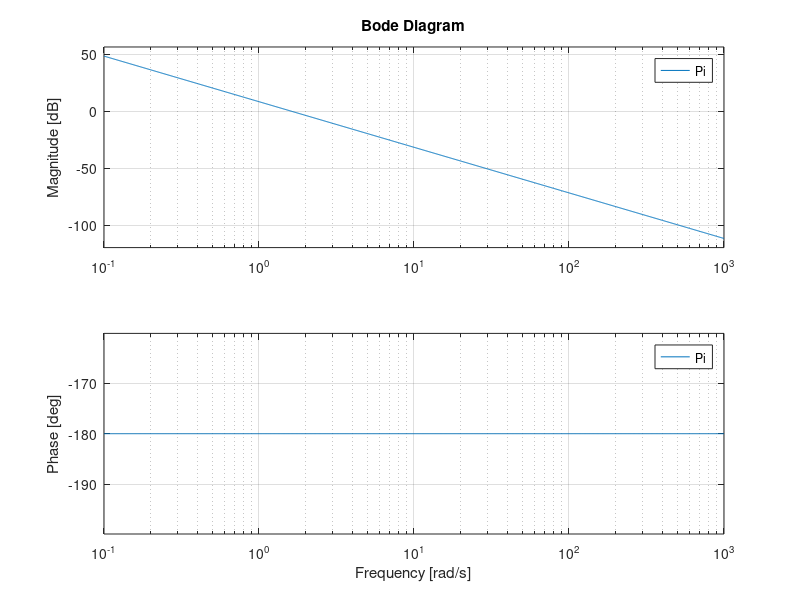
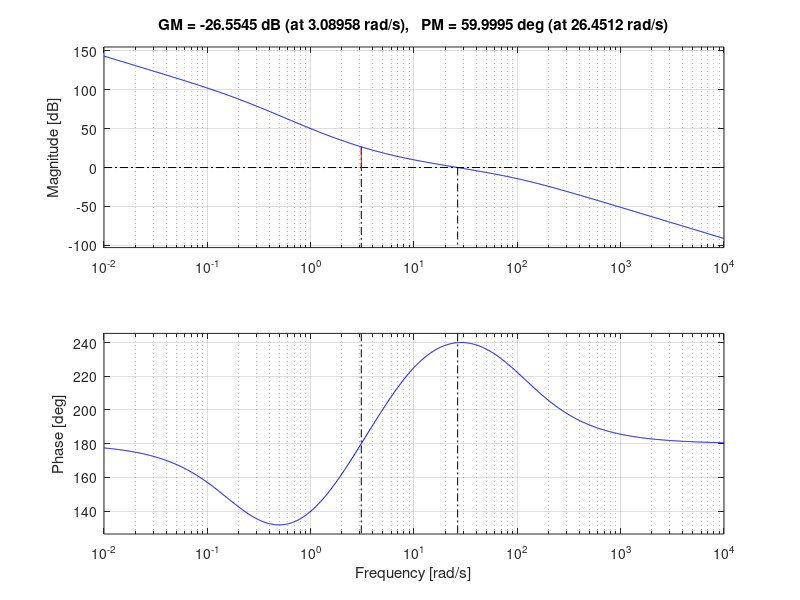
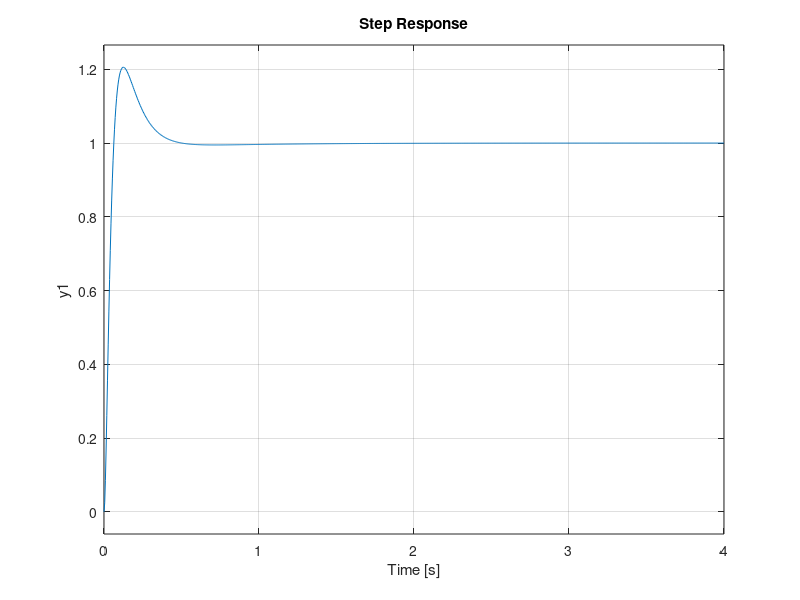
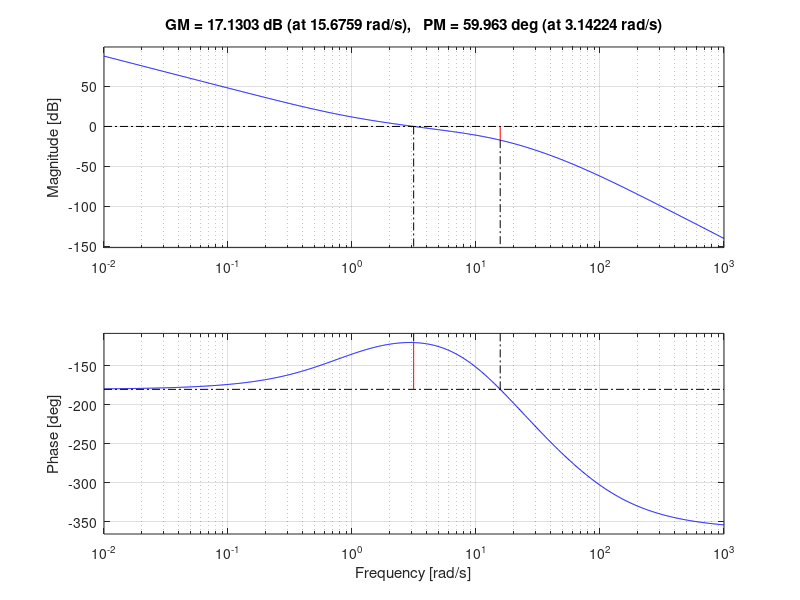

Source code (MATLAB) for these figures, in order:
% Inner Loop
l = 0.5;
c1 = 5.303867403314917;

Pi = tf(c1*l,[1 0 0]);

figure(1),clf;
bode(Pi)

% add lead

w_lead = 25; % rad/s
M = (1+sin(63.4*pi/180))/(1-sin(63.4*pi/180));
z = w_lead/sqrt(M);
p = w_lead*sqrt(M);

C = tf([1/z 1],[1/p 1]);

% figure(2); clf;
% bode(C*Pi)
% margin(C*Pi)
% 
% figure(3),clf;
% hold on
% bodemag(C*Pi)
% plot([10^-6 1 1],[311.5 311.5 10^-6],'k')
% plot([1000 1000 100000],[100000 .0032 .0032],'r')
% hold off
% xlim([10^-3 10^4])

K = 1 /.0169;
C = K*C;

% figure(2); clf;
% bode(C*Pi)
% margin(C*Pi)
% 
% figure(3),clf;
% hold on
% bodemag(C*Pi)
% plot([10^-6 1 1],[311.5 311.5 10^-6],'k')
% plot([1000 1000 100000],[100000 .0032 .0032],'r')
% hold off
% xlim([10^-3 10^4])

% add lag
M_lag = 9;
z_lag = 1.75;
p_lag = z_lag/M_lag;

C_lag = tf(M_lag*[1/z_lag 1],[1/p_lag 1]);

C = C_lag*C;

figure(2); clf;
hold on
plot([10^-6 1 1],[311.5 311.5 10^-6],'k')
plot([1000 1000 100000],[100000 .0032 .0032],'r')
bode(C*Pi)
margin(C*Pi)
hold off

% figure(3),clf;
% hold on
% bodemag(C*Pi)
% plot([10^-6 1 1],[311.5 311.5 10^-6],'k')
% plot([1000 1000 100000],[100000 .0032 .0032],'r')
% hold off
% xlim([10^-3 10^4])

[m,p] = bode(C*Pi,1000);

sysOL = C*Pi;
sysCL = feedback(C*Pi,1);

figure(4),clf;
step(sysCL)

C
Ci_d = c2d(C,.01,'tustin')

% Outer Loop

Po = tf(-9.81,[1 0 0])*sysCL;

% figure(5),clf;
% hold on
% plot([10^-6 .1 .1],[100 100 10^-6],'k')
% plot([100 100 100000],[100000 .001 .001],'r')
% bode(Co*Po)
% margin(Co*Po)
% hold off

% figure(6),clf;
% hold on
% bodemag(-Po)
% plot([10^-6 .1 .1],[100 100 10^-6],'k')
% plot([100 100 100000],[100000 .001 .001],'r')
% hold off
% xlim([10^-2 10^4])


% add lead control
w_lead = 3.14; % rad/s
M = (1+sin(60*pi/180))/(1-sin(60*pi/180));
z = w_lead/sqrt(M);
p = w_lead*sqrt(M);

Co = -tf([1/z 1],[1/p 1]);

% figure(5),clf;
% bode(Co*Po)
% margin(Co*Po)
% 
% figure(6),clf;
% hold on
% bodemag(Co*Po)
% plot([10^-6 .1 .1],[100 100 10^-6],'k')
% plot([100 100 100000],[100000 .001 .001],'r')
% hold off
% xlim([10^-2 10^4])

Ko = 1 / 3.9;
Co = Ko*Co;

figure(5),clf;
hold on
plot([10^-6 .1 .1],[100 100 10^-6],'k')
plot([100 100 100000],[100000 .001 .001],'r')
bode(Co*Po)
margin(Co*Po)
hold off

% figure(6),clf;
% hold on
% bodemag(Co*Po)
% plot([10^-6 .1 .1],[100 100 10^-6],'k')
% plot([100 100 100000],[100000 .001 .001],'r')
% hold off
% xlim([10^-2 10^4])

OutSysOL = Co*Po;
OutSysCL = feedback(Co*Po,1);

figure(7),clf;
step(OutSysCL)

Co
Co_d = c2d(Co,.01,'tustin')